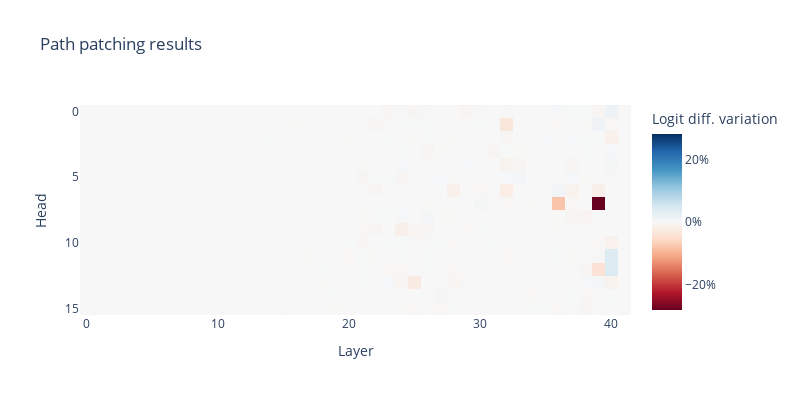

Write notebook code for a chart like this one.
### Markdown cell above
#### Patching to output logits

### Code cell
# Estimated run time: 15 min
results_resid_post_41 = analyze_path_to_repr([41], "resid_post", model, processed_data, begin_layer=0, batch_size=4)

### Figure 1 — Plotly figure (JSON) as saved in the notebook; plotly's stock layout.template omitted (floating-point values rounded to 4 significant figures; data arrays with more than 128 entries replaced by an {"elided": "..."} marker saying what was removed)
{"data": [{"coloraxis": "coloraxis", "hovertemplate": "Layer: %{x}<br>Head: %{y}<br>Logit diff. variation: %{z}<extra></extra>", "name": "0", "type": "heatmap", "xaxis": "x", "yaxis": "y", "z": {"elided": "16x42 float values"}}], "layout": {"coloraxis": {"cmid": 0, "colorbar": {"ticksuffix": "%", "title": {"text": "Logit diff. variation"}}, "colorscale": [[0, "rgb(103,0,31)"], [0.1, "rgb(178,24,43)"], [0.2, "rgb(214,96,77)"], [0.3, "rgb(244,165,130)"], [0.4, "rgb(253,219,199)"], [0.5, "rgb(247,247,247)"], [0.6, "rgb(209,229,240)"], [0.7, "rgb(146,197,222)"], [0.8, "rgb(67,147,195)"], [0.9, "rgb(33,102,172)"], [1, "rgb(5,48,97)"]]}, "height": 400, "title": {"text": "Path patching results"}, "width": 800, "xaxis": {"anchor": "y", "constrain": "domain", "domain": [0, 1], "scaleanchor": "y", "title": {"text": "Layer"}}, "yaxis": {"anchor": "x", "autorange": "reversed", "constrain": "domain", "domain": [0, 1], "title": {"text": "Head"}}}}
